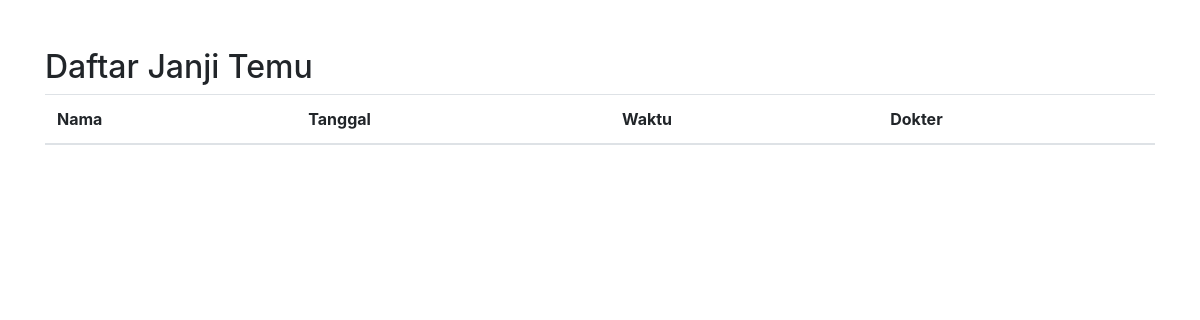
/reservasi/daftar_janji_temu.php, run on an earlier commit of the app's database.
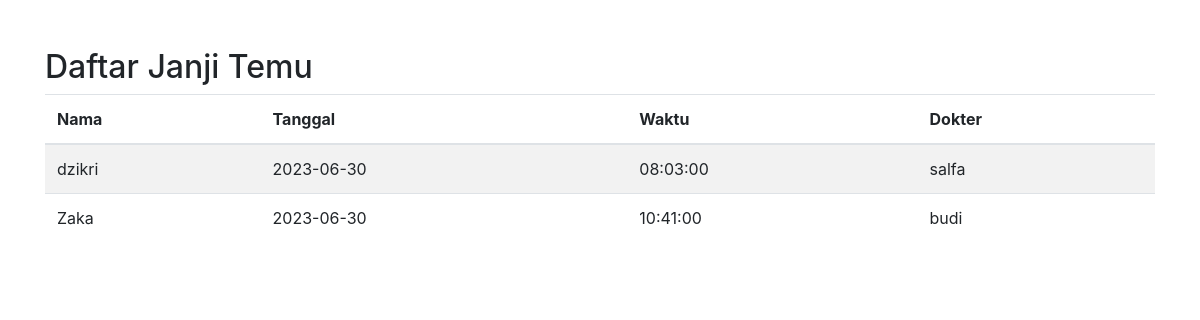
And on a later commit of the database.
### tables this page shows
CREATE TABLE `janji_temu` (
  `id` int(11) NOT NULL,
  `nama` varchar(100) NOT NULL,
  `usia` int(11) NOT NULL,
  `gender` varchar(10) NOT NULL,
  `alamat` varchar(100) NOT NULL,
  `dokter` varchar(100) NOT NULL,
  `tanggal` date NOT NULL,
  `waktu` time NOT NULL
);

### reservasi/daftar_janji_temu.php (the view, shortened to what this page needs)
<?php
require_once('../koneksi.php');
$query = "SELECT * FROM janji_temu";
$result = mysqli_query($conn, $query);
?>
<!DOCTYPE html>
<html>
<head>
    <link rel="stylesheet" href="https://maxcdn.bootstrapcdn.com/bootstrap/4.0.0/css/bootstrap.min.css">
</head>
<body>
    <div class="container mt-5">
        <h2>Daftar Janji Temu</h2>
        <table class="table table-striped">
            <thead>
                <tr>
                    <th>Nama</th>
                    <th>Tanggal</th>
                    <th>Waktu</th>
                    <th>Dokter</th>
                </tr>
            </thead>
            <tbody>
                <?php
                while($row = mysqli_fetch_assoc($result)){
                    echo "<tr>";
                    echo "<td>".$row['nama']."</td>";
                    echo "<td>".$row['tanggal']."</td>";
                    echo "<td>".$row['waktu']."</td>";
                    echo "<td>".$row['dokter']."</td>";
                    echo "</tr>";
                }
                ?>
            </tbody>
        </table>
    </div>
</body>
</html>

What changed in the data, as far as the page shows it:
added janji_temu: nama "dzikri", tanggal "2023-06-30", waktu "08:03:00", dokter "salfa"
added janji_temu: nama "Zaka", tanggal "2023-06-30", waktu "10:41:00", dokter "budi"
